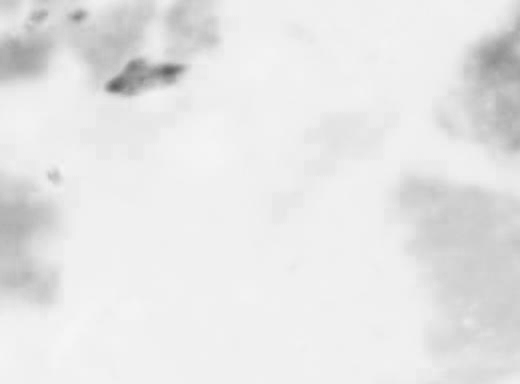
#> input picture Threshold/test_data/4160x45312x520x384.png, 520 x 384 px, found by its file name; its folder holds 4 pictures in this run
$ python thresholding.py
#> lines starting #> are read from the running program, lines starting #| are printed output that depends on the picture
# -*- coding: utf-8 -*-
"""
This code import the image

output the image threshold
"""
from PIL import Image
import numpy as np
import os


"""
Change directory to the photo to be opened
"""
input_directory='D:/Thesis_DATA/4/Test/test_data/'
output_directory_image='D:/Thesis_DATA/4/Test/output_thresholding/image/'
output_directory_array='D:/Thesis_DATA/4/Test/output_thresholding/array/'
os.chdir(output_directory_array)

mypath = os.listdir(input_directory)
list_len=len(mypath)
porosity_list=np.zeros(list_len)

for i in range(0,list_len):
    image = np.array(Image.open(input_directory+mypath[i]))
#> image is the input picture: shape (384, 520, 4); mean R, G, B, A 229.9, 229.9, 229.9, 255
    a,b,c=np.shape(image)
#> a = 384; b = 520; c = 4
    c=c-1
#> c = 3
    image=image.reshape(int(np.size(image)/np.size(image, 2)),int(np.size(image, 2)))
    image = np.delete(image, -1, 1) #last column (row axis=0, column axis=1)
    #to plot the original
    #plt.imshow(image, cmap='gray')

    #filtering (oversimplified)
    grain_pixel=0
    matrix_pixel=0
    for ii in range(0,np.size(image,0)-1):
        if np.mean(image[ii])>=225: #200,215,220,222,225
            image[ii]=255
            matrix_pixel+=1
        else:
            image[ii]=0
            grain_pixel+=1
#> after the loop, grain_pixel = 48259; matrix_pixel = 151420
    image = image.reshape(a,b,c)
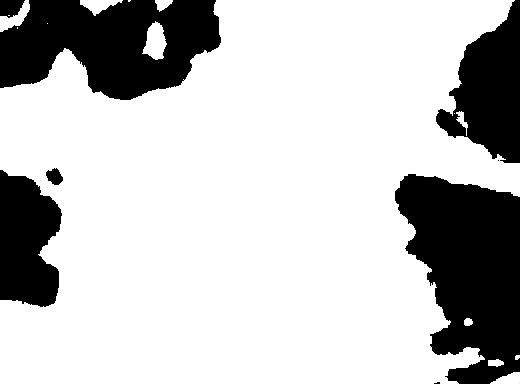
#> image: shape (384, 520, 3); min 0, max 255, mean 193.4
    np.save(mypath[i].replace(".png", ""), image)
    image = Image.fromarray(image)
    image.save(output_directory_image+mypath[i])
    porosity_list[i]=matrix_pixel/(grain_pixel+matrix_pixel)
#> pass 2 of the loop `for i in range(0,list_len):`:
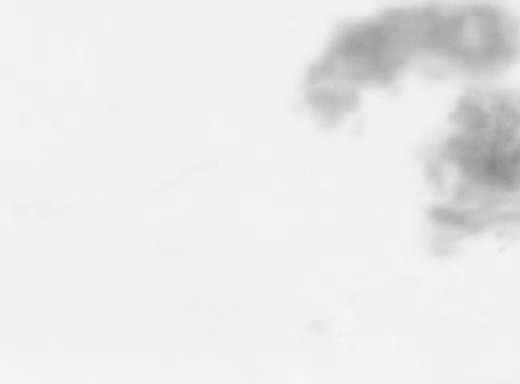
#> input picture Threshold/test_data/4160x45696x520x384.png, 520 x 384 px, found by its file name
#> image is the input picture: shape (384, 520, 4); mean R, G, B, A 233.5, 233.5, 233.5, 255
#> after the loop `for ii in range(0,np.size(image,0)-1):`: grain_pixel = 29724; matrix_pixel = 169955
#> `image = image.reshape(a,b,c)`:
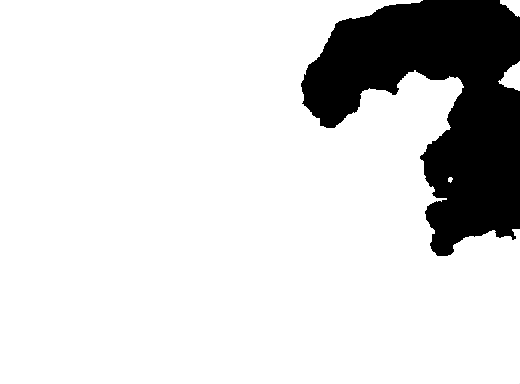
#> image: shape (384, 520, 3); min 0, max 255, mean 217
#> pass 3 of the loop `for i in range(0,list_len):`:
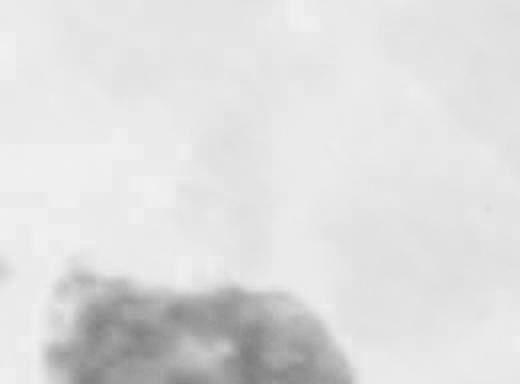
#> input picture Threshold/test_data/4160x46080x520x384.png, 520 x 384 px, found by its file name
#> image is the input picture: shape (384, 520, 4); mean R, G, B, A 222.1, 222.1, 222.1, 255
#> after the loop `for ii in range(0,np.size(image,0)-1):`: grain_pixel = 34664; matrix_pixel = 165015
#> `image = image.reshape(a,b,c)`:
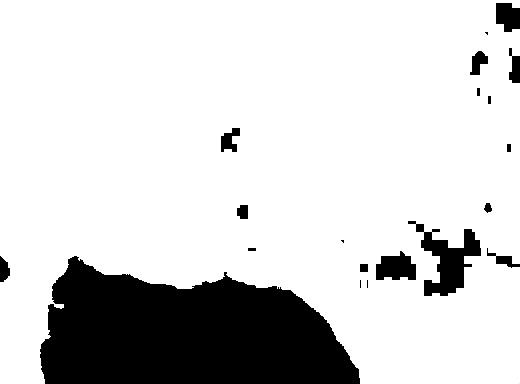
#> image: shape (384, 520, 3); min 0, max 255, mean 210.7
#> the loop made 4 passes; the first 3 are shown
